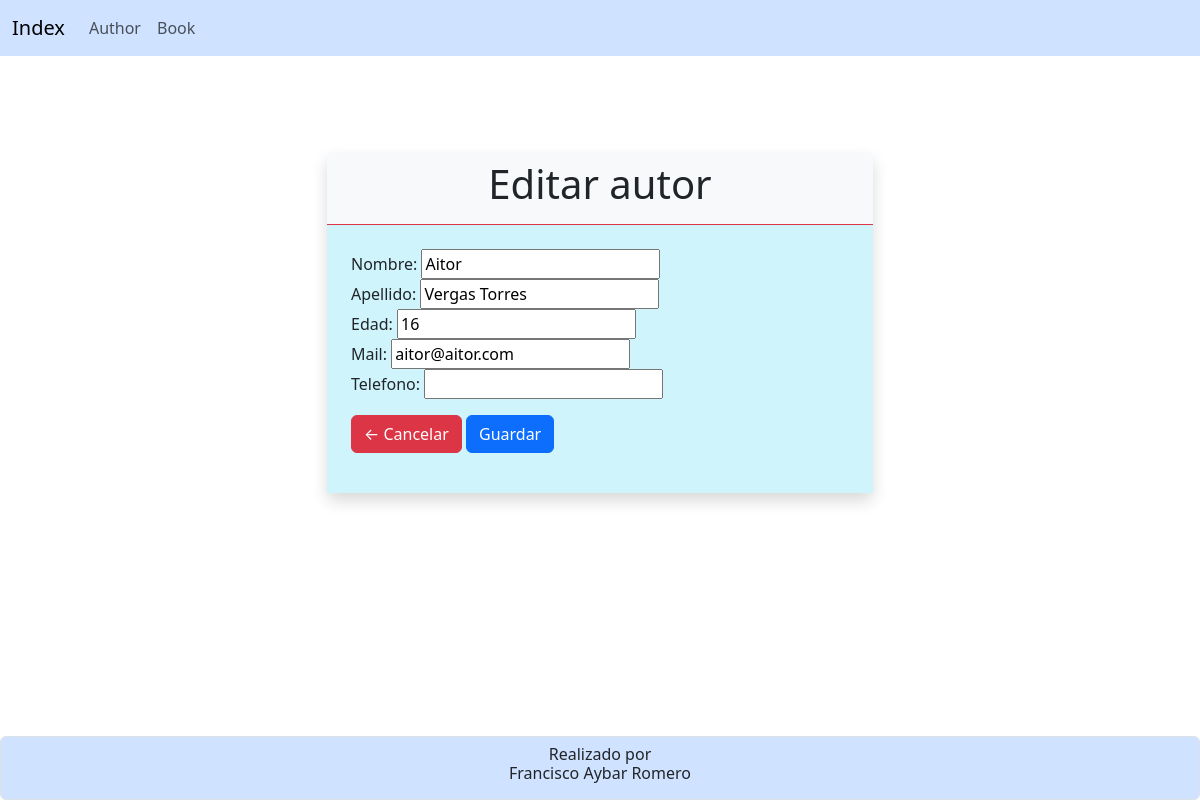
The page /author_update/1 on the database its author committed.
### HolaMundo/models.py (models this page shows, shortened)
class Author (models.Model):
    name=models.CharField (
        verbose_name='Nombre', # etiqueta dentro de la tabla
        max_length= 100,
        default=''
    )
    last_name=models.CharField(
        verbose_name='Apellido',
        max_length=150,
        default=''
    )
    age=models.PositiveSmallIntegerField (
        verbose_name='Edad',
        max_length=3
    )
    mail=models.EmailField(
        verbose_name='Mail',
        max_length=150,
        default=''
    )
    telefono=models.CharField(
        verbose_name='Telefono',
        max_length=10,
        default=''
    )

### HolaMundo/views.py (the view, shortened to what this page needs)
# urls.py: path('author_update/<int:pk>', views.author_update),
def author_update (request, pk = None): #Recibe la clave del autor que queremos actualizar.
    author = Author.objects.get(pk = pk) #Nos buscará el registro que coincida con la clave que le
    if request.method == 'GET':
        author_form = AutorForm(instance = author) #todo form basado en un modelo tiene este atributo que
        return render (request,'author_update.html',{'author':author,'author_form':author_form}) #si la

### HolaMundo/forms.py
class AutorForm (forms.ModelForm): #Vamos a crear un formulario de Django , basado en un modelo, por eso hacemos la herencia
    class Meta:
        model = Author
        fields='__all__'

### HolaMundo/templates/author_update.html (shortened to what this page needs)
{%extends 'index.html'%}
{%block content%}
<div class="container my-5">
    <div class="row justify-content-center">
        <div class="col-12 col-md-8 col-lg-6">
            <section class="bg-light rounded shadow my-5">
                <div class="text-center py-2 border-bottom border-danger">
                    <h1>Editar autor</h1>
                </div>
                <article class="bg-info-subtle p-4">
                    <form action="" method="POST" class="form">
                        {{author_form}}
                        <div class="my-3">
                            <a href="/author/" class="btn btn-danger">← Cancelar</a>
                            <button type="submit" class="btn btn-primary">Guardar</button>
                        </div>
                    </form>
                </article>
            </section>
        </div>
    </div>
</div>
{%endblock content%}

### rows shown on the page
Author: name "Aitor", last_name "Vergas Torres", age "16", mail "aitor@aitor.com"
